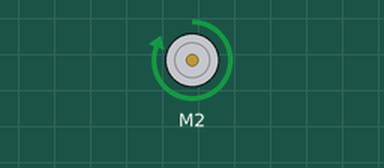
Bench run of a sketch on a simulated Arduino Uno, built with avr-gcc and run on an emulated ATmega328P. Parts: DC motor (green arrow = forward, orange = backward, longer = faster).

Above: at 0.5 s.
At 2.5 s:
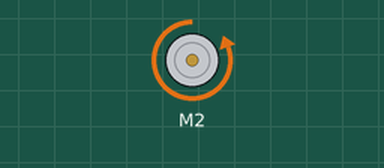
At 3.5 s:
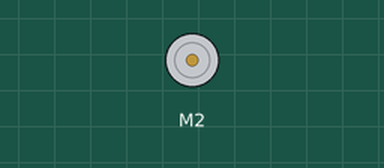
Timing chart, 0 to 5.2 s (numbered marks = the images above):
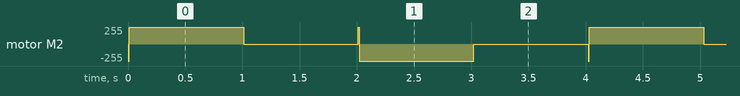

The sketch:

TurnControl.ino
```cpp
// Makes the car go forward for five seconds, turning left after three seconds, and right after four seconds

#include <AFMotor.h>

#define LEFT FORWARD
#define RIGHT BACKWARD

// 2 indicates M2 on the SHIELD
AF_DCMotor turnMotor(2, MOTOR12_1KHZ);

void setup() {
  Serial.begin(9600);

  turnMotor.setSpeed(255); // Max is 255
}

bool left = true;

void loop() {
  if (left)
  {
    turnMotor.run(RIGHT);
    delay(10);
    turnMotor.run(LEFT);
  }
  else
  {
    turnMotor.run(LEFT);
    delay(10);
    turnMotor.run(RIGHT);
  }
  delay(1000);

  turnMotor.run(RELEASE);
  delay(1000);
  left = !left;
}
```

Measured:
- by itself, motor M2: repeats every 4.0 s: forward 255/255 1.0 s, stopped 1.0 s, forward 255/255 0.01 s, backward 255/255 1.0 s, stopped 1.0 s, backward 255/255 0.01 s
